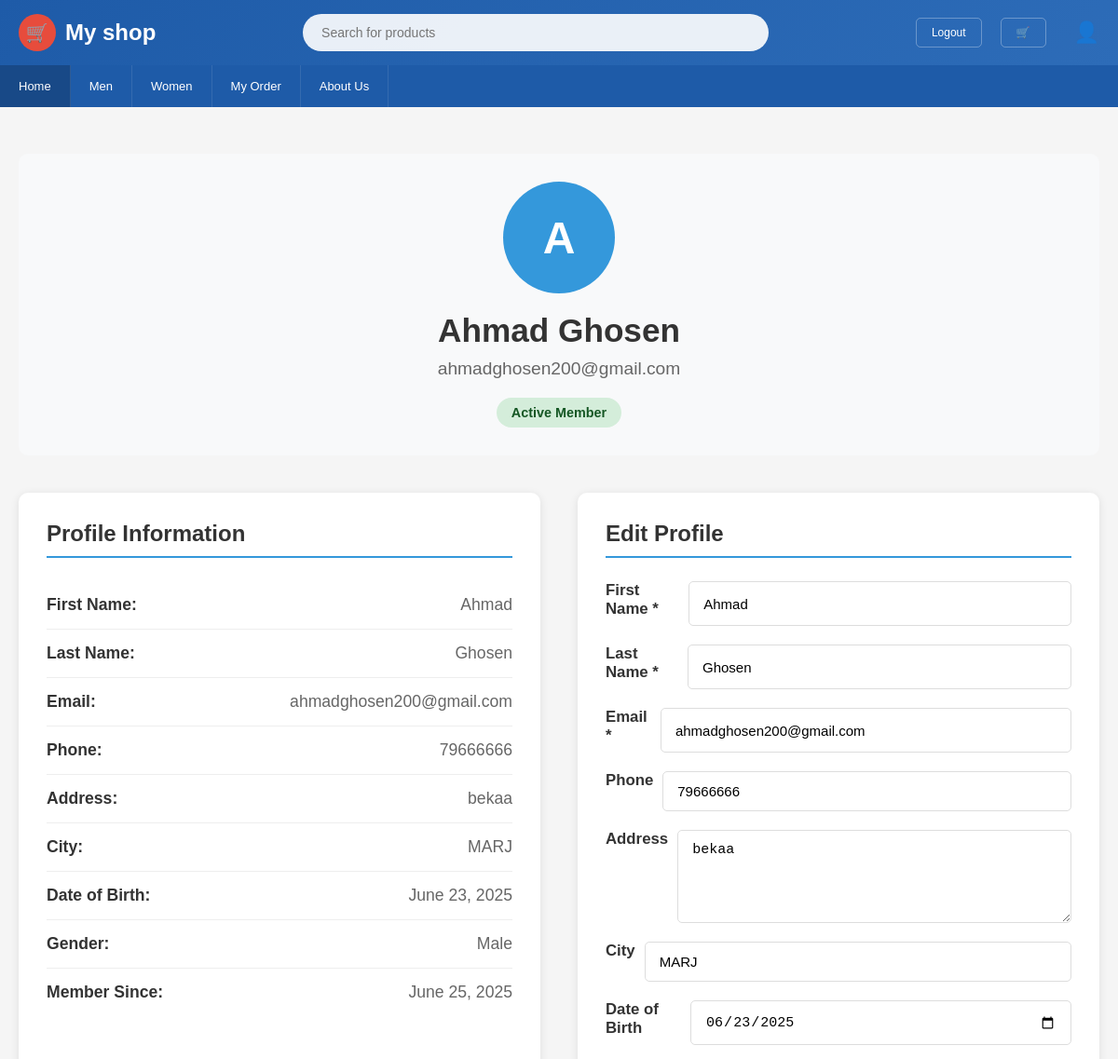
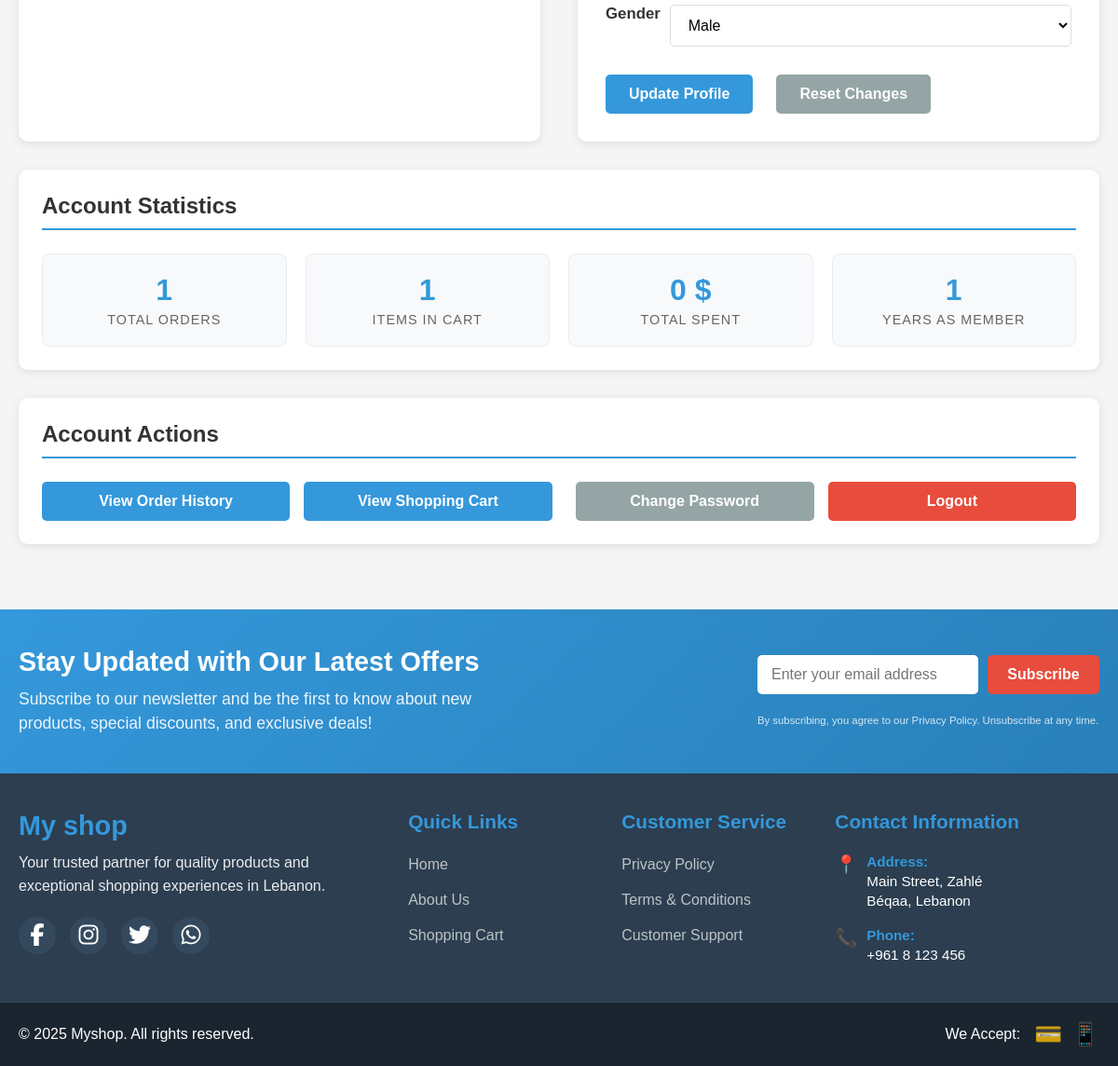
Page /profile.php (signed in) on the committed database (2 pictures, top to bottom).
### tables this page shows
CREATE TABLE IF NOT EXISTS `categories` (
  `category_id` int NOT NULL AUTO_INCREMENT,
  `name` varchar(50) NOT NULL,
  `image` text NOT NULL,
  `description` text,
  `created_at` timestamp NULL DEFAULT CURRENT_TIMESTAMP,
  PRIMARY KEY (`category_id`)
);

CREATE TABLE IF NOT EXISTS `users` (
  `id` int NOT NULL AUTO_INCREMENT,
  `first_name` varchar(100) NOT NULL,
  `last_name` varchar(100) NOT NULL,
  `username` varchar(100) NOT NULL,
  `email` varchar(150) NOT NULL,
  `phone` varchar(20) DEFAULT NULL,
  `password` varchar(255) NOT NULL,
  `verification_code` varchar(10) DEFAULT NULL,
  `email_verified_at` datetime DEFAULT NULL,
  `role` varchar(50) DEFAULT 'user',
  `address` text NOT NULL,
  `city` text NOT NULL,
  `date_of_birth` text NOT NULL,
  `gender` text NOT NULL,
  `verified` int NOT NULL,
  `reset_code` varchar(6) DEFAULT NULL,
  `reset_code_expires` datetime NOT NULL,
  `created_at` timestamp NULL DEFAULT CURRENT_TIMESTAMP,
  PRIMARY KEY (`id`),
  UNIQUE KEY `username` (`username`),
  UNIQUE KEY `email` (`email`)
);

### profile.php (the view, shortened to what this page needs)
<!DOCTYPE html>
<html lang="en">
<head>
    <link rel="stylesheet" href="css/index.css">
    <link rel="stylesheet" href="css/profile.css">
</head>
<body>
<?php
include 'header.php';
include 'config.php';
$user_id = $_SESSION['user_id'];
try {
    $stmt = $pdo->prepare("SELECT * FROM users WHERE id = ?");
    $stmt->execute([$user_id]);
    $user = $stmt->fetch(PDO::FETCH_ASSOC);
    $stmt = $pdo->prepare("SELECT COUNT(*) as order_count FROM orders WHERE user_id = ?");
    $stmt->execute([$user_id]);
    $order_stats = $stmt->fetch(PDO::FETCH_ASSOC);
    $stmt = $pdo->prepare("SELECT COUNT(*) as cart_items FROM cart WHERE user_id = ?");
    $stmt->execute([$user_id]);
    $cart_stats = $stmt->fetch(PDO::FETCH_ASSOC);
    $stmt = $pdo->prepare("SELECT SUM(total_amount) as total_spent FROM orders WHERE user_id = ? AND status = 'completed'");
    $stmt->execute([$user_id]);
    $spending_stats = $stmt->fetch(PDO::FETCH_ASSOC);
} catch (PDOException $e) {
    echo "<div style='text-align: center; padding: 50px;'>Error loading profile</div>";
    exit;
}
?>
<div class="container">
    <div class="profile-container">
        <div class="profile-header">
            <?php if (!empty($user['profile_image'])): ?>
                <img src="<?php echo htmlspecialchars($user['profile_image']); ?>"
                     alt="Profile Picture" class="profile-avatar">
            <?php else: ?>
                <div class="profile-avatar-placeholder">
                    <?php echo strtoupper(substr($user['first_name'], 0, 1)); ?>
                </div>
            <?php endif; ?>
            <h1 class="profile-name">
                <?php echo htmlspecialchars($user['first_name'] . ' ' . $user['last_name']); ?>
            </h1>
            <div class="profile-email">
                <?php echo htmlspecialchars($user['email']); ?>
            </div>
            <span class="profile-status">Active Member</span>
        </div>
        <div class="profile-content">
            <div class="profile-info">
                <h2 class="section-title">Profile Information</h2>
                <div class="info-item"><span class="info-label">First Name:</span> <span class="info-value"><?php echo htmlspecialchars($user['first_name']); ?></span></div>
                <div class="info-item"><span class="info-label">Last Name:</span> <span class="info-value"><?php echo htmlspecialchars($user['last_name']); ?></span></div>
                <div class="info-item"><span class="info-label">Email:</span> <span class="info-value"><?php echo htmlspecialchars($user['email']); ?></span></div>
                <div class="info-item"><span class="info-label">Phone:</span> <span class="info-value"><?php echo !empty($user['phone']) ? htmlspecialchars($user['phone']) : 'Not provided'; ?></span></div>
                <div class="info-item"><span class="info-label">Address:</span> <span class="info-value"><?php echo !empty($user['address']) ? htmlspecialchars($user['address']) : 'Not provided'; ?></span></div>
                <div class="info-item"><span class="info-label">City:</span> <span class="info-value"><?php echo !empty($user['city']) ? htmlspecialchars($user['city']) : 'Not provided'; ?></span></div>
                <div class="info-item"><span class="info-label">Date of Birth:</span> <span class="info-value"><?php echo !empty($user['date_of_birth']) ? date('F j, Y', strtotime($user['date_of_birth'])) : 'Not provided'; ?></span></div>
                <div class="info-item"><span class="info-label">Gender:</span> <span class="info-value"><?php echo !empty($user['gender']) ? ucfirst(htmlspecialchars($user['gender'])) : 'Not specified'; ?></span></div>
                <div class="info-item"><span class="info-label">Member Since:</span> <span class="info-value"><?php echo date('F j, Y', strtotime($user['created_at'])); ?></span></div>
            </div>
            <div class="profile-edit">
                <h2 class="section-title">Edit Profile</h2>
                <form method="POST" action="">
                    <div class="form-group"><label for="first_name" class="form-label">First Name *</label><input type="text" id="first_name" name="first_name" class="form-input" value="<?php echo htmlspecialchars($user['first_name']); ?>" required></div>
                    <div class="form-group"><label for="last_name" class="form-label">Last Name *</label><input type="text" id="last_name" name="last_name" class="form-input" value="<?php echo htmlspecialchars($user['last_name']); ?>" required></div>
                    <div class="form-group"><label for="email" class="form-label">Email *</label><input type="email" id="email" name="email" class="form-input" value="<?php echo htmlspecialchars($user['email']); ?>" required></div>
                    <div class="form-group"><label for="phone" class="form-label">Phone</label><input type="tel" id="phone" name="phone" class="form-input" value="<?php echo htmlspecialchars($user['phone'] ?? ''); ?>"></div>
                    <div class="form-group"><label for="address" class="form-label">Address</label><textarea id="address" name="address" class="form-input form-textarea" rows="3"><?php echo htmlspecialchars($user['address'] ?? ''); ?></textarea></div>
                    <div class="form-group"><label for="city" class="form-label">City</label><input type="text" id="city" name="city" class="form-input" value="<?php echo htmlspecialchars($user['city'] ?? ''); ?>"></div>
                    <div class="form-group"><label for="date_of_birth" class="form-label">Date of Birth</label><input type="date" id="date_of_birth" name="date_of_birth" class="form-input" value="<?php echo htmlspecialchars($user['date_of_birth'] ?? ''); ?>"></div>
                    <div class="form-group"><label for="gender" class="form-label">Gender</label><select id="gender" name="gender" class="form-select"><option value="male" <?php echo ($user['gender'] ?? '') === 'male' ? 'selected' : ''; ?>>Male</option></select></div>
                    <div class="btn-group"><button type="submit" class="btn btn-primary">Update Profile</button><button type="reset" class="btn btn-secondary">Reset Changes</button></div>
                </form>
            </div>
        </div>
        <div class="profile-stats">
            <h2 class="section-title">Account Statistics</h2>
            <div class="stats-grid">
                <div class="stat-item"><div class="stat-number"><?php echo number_format($order_stats['order_count']); ?></div><div class="stat-label">Total Orders</div></div>
                <div class="stat-item"><div class="stat-number"><?php echo number_format($cart_stats['cart_items']); ?></div><div class="stat-label">Items in Cart</div></div>
                <div class="stat-item"><div class="stat-number"><?php echo number_format($spending_stats['total_spent'] ?? 0); ?> $</div><div class="stat-label">Total Spent</div></div>
                <div class="stat-item"><div class="stat-number"><?php echo ceil((time() - strtotime($user['created_at'])) / (365*24*60*60)); ?></div><div class="stat-label">Years as Member</div></div>
            </div>
        </div>
        <div class="profile-actions">
            <h2 class="section-title">Account Actions</h2>
            <div class="action-buttons">
                <a href="orders.php" class="btn btn-primary">View Order History</a>
                <a href="cart.php" class="btn btn-primary">View Shopping Cart</a>
                <a href="change_password.php" class="btn btn-secondary">Change Password</a>
                <a href="logout.php" class="btn btn-danger" onclick="return confirm('Are you sure you want to logout?')">Logout</a>
            </div>
        </div>
    </div>
</div>
<?php include 'footer.php'; ?>
</body>
</html>

### header.php (shortened to what this page needs)
  <header class="header">
        <div class="header-content">
            <div class="logo">
                <div class="logo-icon">🛒</div>
                <span>My shop</span>
            </div>
           <div class="search-bar">
    <form action="searchresult.php" method="GET">
        <input type="text" name="query" placeholder="Search for products" required>
    </form>
</div>
            <div class="header-right">
           <?php if (isset($_SESSION['user_id'])): ?>
    <a href="logout.php" class="login-btn">Logout</a>
<?php else: ?>
    <a href="login.php" class="login-btn">Login & Register</a>
<?php endif; ?>
            <?php if (isset($_SESSION['user_id'])): ?>
    <div class="cart-btn" onclick="window.location.href='cart.php'">🛒</div>
<?php endif; ?>
<?php if (isset($_SESSION['user_id'])): ?>
    <div class="profile-btn" onclick="window.location.href='profile.php'">👤</div>
<?php endif; ?>
            </div>
        </div>
    </header>
    <?php
     include 'config.php';
$category_stmt = $pdo->query("SELECT category_id, name FROM categories ORDER BY name ASC");
$categories = $category_stmt->fetchAll(PDO::FETCH_ASSOC);
?>
  <nav class="navigation">
    <div class="nav-content">
        <a href="index.php" class="nav-item categories">Home</a>
        <?php foreach ($categories as $cat): ?>
            <a href="category.php?id=<?php echo $cat['category_id']; ?>" class="nav-item">
                <?php echo htmlspecialchars($cat['name']); ?>
            </a>
        <?php endforeach; ?>
         <?php if (isset($_SESSION['user_id'])): ?>
    <a href="orders.php" class="nav-item">My Order</a>
<?php endif; ?>
        <a href="about.php" class="nav-item ">About Us</a>
    </div>
</nav>

### css/index.css (style rules this page uses)
* { margin: 0; padding: 0; box-sizing: border-box; }
body { font-family: Arial, sans-serif; background-color: #f5f5f5; }
.header { background: linear-gradient(135deg, #1e5ba8, #2d6cb8); color: white; padding: 15px 0; }
.header-content { max-width: 1200px; margin: 0 auto; display: flex; align-items: center; justify-content: space-between; padding: 0 20px; }
.logo { display: flex; align-items: center; gap: 10px; font-size: 24px; font-weight: bold; }
.logo-icon { width: 40px; height: 40px; background: #e74c3c; border-radius: 50%; display: flex; align-items: center; justify-content: center; color: white; font-size: 20px; }
.search-bar { flex: 1; max-width: 500px; margin: 0 30px; position: relative; }
.search-bar input { width: 100%; padding: 12px 20px; border: none; border-radius: 25px; font-size: 14px; background: rgba(255,255,255,0.9); }
.header-right { display: flex; align-items: center; gap: 20px; }
.login-btn, .cart-btn { padding: 8px 16px; border: 1px solid rgba(255,255,255,0.3); border-radius: 5px; color: white; text-decoration: none; font-size: 12px; }
.navigation { background: #1e5ba8; padding: 0; }
.nav-content { max-width: 1200px; margin: 0 auto; display: flex; align-items: center; }
.nav-item { padding: 15px 20px; color: white; text-decoration: none; font-size: 13px; border-right: 1px solid rgba(255,255,255,0.1); transition: background 0.3s; }
.nav-item.categories { background: rgba(0,0,0,0.2); }
.section-title { font-size: 28px; font-weight: bold; margin-bottom: 30px; color: #2c3e50; }
.form-group { display: flex; gap: 10px; margin-bottom: 10px; }

### header.php (style rules this page uses)
.profile-btn { cursor: pointer; font-size: 22px; margin-left: 10px; display: inline-block; }

### rows in the picture
categories: name "Men"
categories: name "Women"
users: first_name "A", first_name+last_name "Ahmad Ghosen", email "ahmadghosen200@gmail.com", first_name "Ahmad", last_name "Ghosen", phone "79666666", address "bekaa", city "MARJ", date_of_birth "June 23, 2025", gender "Male", created_at "June 25, 2025", date_of_birth "06/23/2025"

### other values in the picture
$order_stats['order_count'] "1"
$cart_stats['cart_items'] "1"
$spending_stats['total_spent'] "0"
